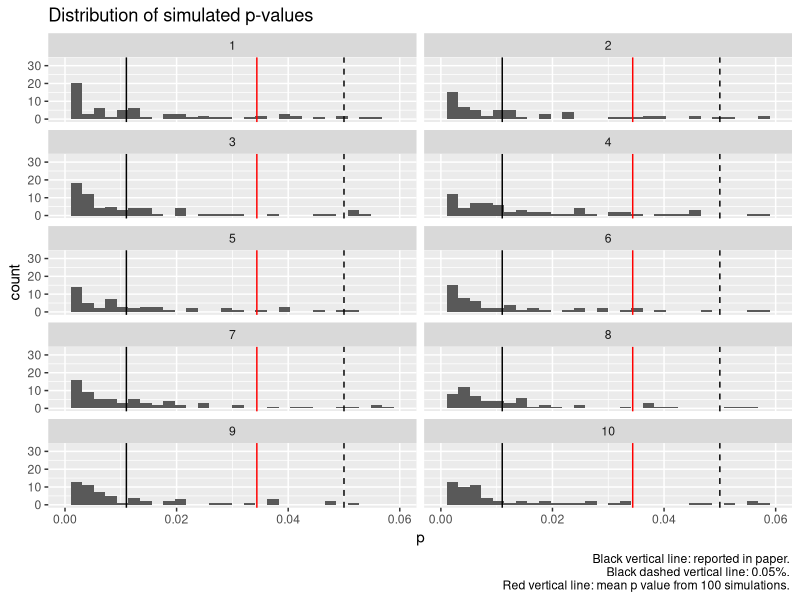

Here is the R script that generated this plot:
#!/bin/env Rscript
# Question:
# In table 5 it is shown that the application
# is thought of as more useful and they
# give statistics. Can this be reproduced?

before_mean <- 4.78
before_sd <- 0.67

after_mean <- 5.67
after_sd <- 0.50

expected_p_value <- 0.011
n_people <- 9
n_p_values <- 100
n_experiments <- 10

simulate_p_values <- function(
    before_mean = 4.78,
    before_sd = 0.67,
    after_mean = 5.67,
    after_sd = 0.50,
    n_people = 9,
    n_p_values = 100
) {
  testthat::expect_equal(before_mean, 4.78)
  testthat::expect_equal(before_sd, 0.67)
  testthat::expect_equal(after_mean, 5.67)
  testthat::expect_equal(after_sd, 0.5)
  testthat::expect_equal(n_people, 9)
  testthat::expect_equal(n_p_values, 100)
  
  p_values <- rep(NA, n_p_values)
  for (i in seq_len(n_p_values)) {
    dist_before <- rnorm(n = n_people, mean = before_mean, sd = before_sd)
    dist_after <- rnorm(n = n_people, mean = after_mean, sd = after_sd)
    stat_results <- t.test(x = dist_before, y = dist_after)
    p_values[i] <- stat_results$p.value
  }
  testthat::expect_equal(0, sum(is.na(p_values)))
  p_values
}


all_data <- list()
for (i in seq_len(n_experiments)) {
  t <- tibble::tibble(
    p = simulate_p_values(n_p_values = n_p_values)
  )
  t$i <- i
  all_data[[i]] <- t
}
t <- dplyr::bind_rows(all_data)


ggplot2::ggplot(t, ggplot2::aes(x = p)) +
  ggplot2::geom_histogram() + 
  ggplot2::facet_wrap(ggplot2::vars(i), ncol = 2) +
  ggplot2::scale_x_continuous(limits = c(0.0, 0.06)) +
  ggplot2::geom_vline(xintercept = expected_p_value) +
  ggplot2::geom_vline(xintercept = 0.05, lty = "dashed") +
  ggplot2::geom_vline(xintercept = mean(t$p), color = "red") + 
  ggplot2::labs(
    title = "Distribution of simulated p-values",
    caption = paste0(
        "Black vertical line: reported in paper. \n",
        "Black dashed vertical line: 0.05%. \n",
        "Red vertical line: mean p value from ", n_p_values, " simulations. "
      )
    )

ggplot2::ggsave("20241011_tabel_5_sim.png", width = 4, height = 7)
